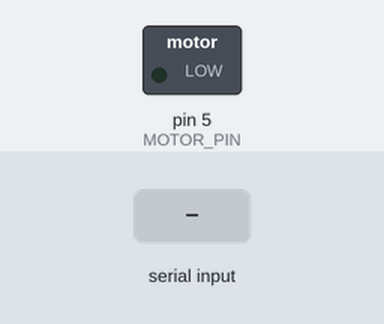
A sketch run on a simulated Arduino Uno, built with avr-gcc and run on an emulated ATmega328P. Shown: switched loads named in the sketch (green lamp = pin HIGH). Inputs (shaded band) come from the test bench. What the sketch prints to the serial monitor is not drawn.

Above: at 1.6 s.
1.7 s: "5\n" received over Serial
At 1.86 s:
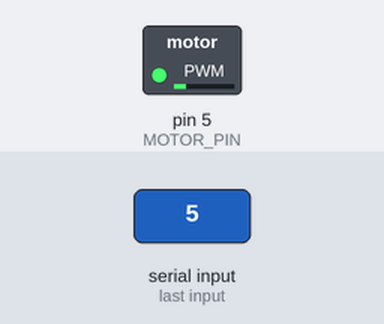
4.7 s: byte 50 ('2') received over Serial
At 6.1 s:
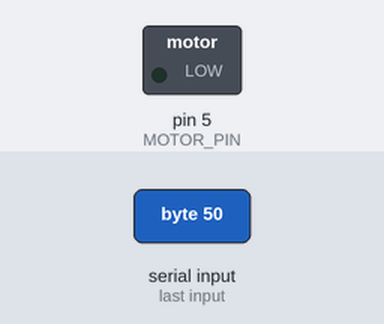
7.7 s: byte 49 ('1') received over Serial
At 7.77 s:
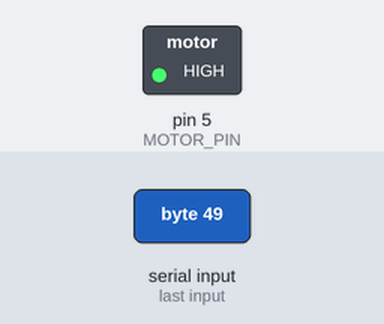
9.2 s: byte 51 ('3') received over Serial
At 10.45 s:
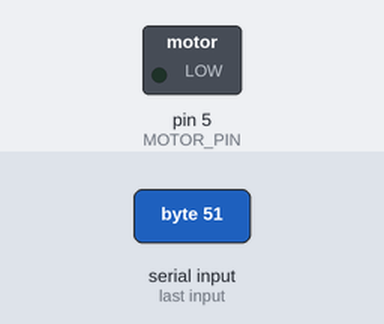
10.7 s: byte 52 ('4') received over Serial
At 11.12 s:
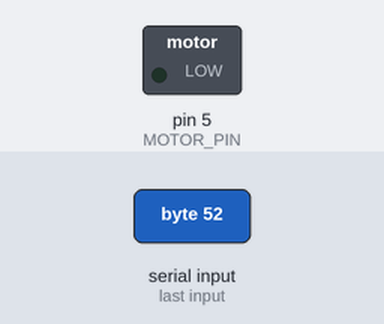
Timing chart, 0 to 13.7 s (numbered marks = the images above; inputs shaded):
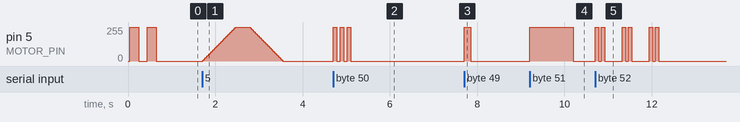

The sketch:

haptic_test.ino
```cpp
// ─────────────────────────────────────────────────────────────
// Haptic Motor Test — Adafruit Feather M0 BLE
// Circuit: BC547 NPN transistor + 1N4148 diode on GPIO D5
// ─────────────────────────────────────────────────────────────

#define MOTOR_PIN 5   // D5 — change if you wired to a different pin

void setup() {
  Serial.begin(115200);
  while (!Serial && millis() < 3000);  // wait for Serial Monitor (max 3s)

  pinMode(MOTOR_PIN, OUTPUT);
  digitalWrite(MOTOR_PIN, LOW);        // ensure motor is off at boot

  Serial.println("─────────────────────────────────");
  Serial.println(" Haptic Motor Test — Feather M0");
  Serial.println("─────────────────────────────────");
  Serial.println("Commands via Serial Monitor:");
  Serial.println("  1 → Single short buzz");
  Serial.println("  2 → Three quick pulses");
  Serial.println("  3 → Long buzz (1 second)");
  Serial.println("  4 → Heartbeat pattern");
  Serial.println("  5 → Ramp up & down (PWM)");
  Serial.println("  s → Stop motor immediately");
  Serial.println("─────────────────────────────────");
}

void loop() {
  // Run a startup confirmation buzz once on first loop
  static bool startupDone = false;
  if (!startupDone) {
    startupDone = true;
    Serial.println("Running startup buzz...");
    singleBuzz(200);
    delay(200);
    singleBuzz(200);
    Serial.println("Ready. Send a command.");
  }

  // Listen for Serial commands
  if (Serial.available()) {
    char cmd = Serial.read();

    switch (cmd) {
      case '1':
        Serial.println("► Single short buzz");
        singleBuzz(150);
        break;

      case '2':
        Serial.println("► Three quick pulses");
        for (int i = 0; i < 3; i++) {
          singleBuzz(80);
          delay(80);
        }
        break;

      case '3':
        Serial.println("► Long buzz (1 second)");
        singleBuzz(1000);
        break;

      case '4':
        Serial.println("► Heartbeat pattern");
        heartbeat();
        break;

      case '5':
        Serial.println("► Ramp up and down (PWM)");
        rampUpDown();
        break;

      case 's':
      case 'S':
        digitalWrite(MOTOR_PIN, LOW);
        Serial.println("■ Motor stopped");
        break;

      case '\n':
      case '\r':
        break;  // ignore newline characters

      default:
        Serial.print("Unknown command: ");
        Serial.println(cmd);
        break;
    }
  }
}

// ── Helpers ──────────────────────────────────────────────────

// Turn motor on for a set duration, then off
void singleBuzz(int durationMs) {
  digitalWrite(MOTOR_PIN, HIGH);
  delay(durationMs);
  digitalWrite(MOTOR_PIN, LOW);
}

// Two quick beats close together, like a heartbeat
void heartbeat() {
  for (int i = 0; i < 3; i++) {
    singleBuzz(80);
    delay(60);
    singleBuzz(80);
    delay(400);
  }
}

// PWM ramp: gradually increase then decrease motor intensity
// Note: BC547 + small ERM motor will produce noticeable intensity
// variation. The IRF520N would do this less effectively at 3.3V.
void rampUpDown() {
  // Ramp up
  for (int duty = 0; duty <= 255; duty += 5) {
    analogWrite(MOTOR_PIN, duty);
    delay(15);
  }
  // Hold at full for a moment
  analogWrite(MOTOR_PIN, 255);
  delay(300);
  // Ramp down
  for (int duty = 255; duty >= 0; duty -= 5) {
    analogWrite(MOTOR_PIN, duty);
    delay(15);
  }
  analogWrite(MOTOR_PIN, 0);
}
```

Measured:
- after the input at 1.7 s, pin 5 (MOTOR_PIN): rises from 0/255 to 255/255 in 0.75 s, then falls to 0/255 in 1.1 s
- after the input at 4.7 s, pin 5 (MOTOR_PIN): alternates 255/255 for 0.08 s and 0/255 for 0.08 s, 6 changes in all, then stays 0/255, starting at once
- after the input at 7.7 s, pin 5 (MOTOR_PIN): 0/255 → 255/255 at once, → 0/255 0.15 s later
- after the input at 9.2 s, pin 5 (MOTOR_PIN): 0/255 → 255/255 at once, → 0/255 1.0 s later
- after the input at 10.7 s, pin 5 (MOTOR_PIN): 0/255 → 255/255 at once, then repeats every 0.62 s: 0/255 0.06 s, 255/255 0.08 s, 0/255 0.40 s, 255/255 0.08 s, until it stays 0/255 from 12.2 s
- by itself, pin 5 (MOTOR_PIN): alternates 255/255 for 0.20 s and 0/255 for 0.20 s, 4 changes in all, then stays 0/255
